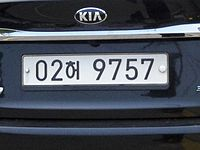
#> input picture carnumberDataSet/LicensePlate/carlicenseplate1.jpg, 200 x 150 px, found by its file name
$ python search_carnumber.py
#> lines starting #> are read from the running program, lines starting #| are printed output that depends on the picture; after the words box and inside, x2 and y2 are one past the last pixel; in counts of white or black regions, pixels touching at a corner belong together
#2019-05-08 차량 번호 디텍션 (테서렉트 이용) 추가본
import cv2
import imutils
import numpy as np
import PIL
import pytesseract


#src = cv2.imread("C:\\Users\\person\\Desktop\\Raspberry-Pi-License-Plate-Reader.jpg", cv2.IMREAD_COLOR)
src = cv2.imread("C:\\Users\\person\\Desktop\\carnumber\\LicensePlate\\carlicenseplate1.jpg")
#> src is the input picture: shape (150, 200, 3); mean B, G, R 88.3, 78.9, 73.6
gray = cv2.cvtColor(src, cv2.COLOR_BGR2GRAY)
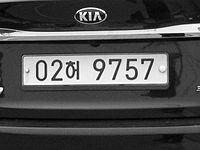
#> gray: shape (150, 200); min 0, max 254, mean 78.4

gray = cv2.bilateralFilter(gray, 11, 17, 17)

edged = cv2.Canny(gray, 30, 200) #Perform Edge detection
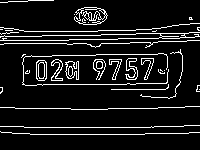
#> edged: shape (150, 200); 9.9% white in thin lines or dots

#contours, hierarchy=cv2.findContours(edged, cv2.RETR_EXTERNAL, cv2.CHAIN_APPROX_NONE)

cnts = cv2.findContours(edged.copy(), cv2.RETR_TREE, cv2.CHAIN_APPROX_SIMPLE)
#> cnts = 58 contours, 36 with area under 20; largest, box (x1, y1, x2, y2) and area: (74, 7, 108, 25) 429, (77, 7, 107, 25) 324, (36, 60, 47, 81) 192, (36, 60, 47, 81) 186, (65, 61, 79, 80) 170
cnts = imutils.grab_contours(cnts)
cnts = sorted(cnts, key = cv2.contourArea, reverse = True)[:10]
#> cnts = 10 contours; largest, box (x1, y1, x2, y2) and area: (74, 7, 108, 25) 429, (77, 7, 107, 25) 324, (36, 60, 47, 81) 192, (36, 60, 47, 81) 186, (65, 61, 79, 80) 170
screenCnt = None

for c in cnts:
                # 대략적인 윤곽선
                peri = cv2.arcLength(c, True)
                approx = cv2.approxPolyDP(c, 0.018 * peri, True)

                # 근사 개요에 4 점이있는 경우,
                # 화면을 찾았다 고 가정 해 봄
                if len(approx) == 4:
                      screenCnt = approx
                      break
#> this loop made 10 passes
#> peri on passes 1, 2, 3, 4, 5, 6, 7, 9, 10: 104.1, 266.8, 55.31, 54.73, 86.87, 81.7, 95.7, 93.11, 94.14
#> (peri, approx) on pass 8: (786.9, [[199, 32], [0, 40]])

# drawContours() 함수는 영상 내의 각 외곽선을 그릴 수 있는 함수
#                           외곽선 색상 두께
cv2.drawContours(src,[approx],0,(0,255,0),3)
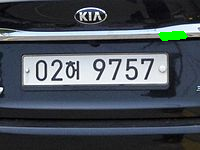
#> src: shape (150, 200, 3); 0.75% of pixels changed, all inside (x1, y1, x2, y2) = (158, 31, 188, 41)
cv2.imshow('src', src )


# 마스킹 구간 뺴고 전부 지워버리기
mask = np.zeros(gray.shape,np.uint8)
#> (the run stopped early here; a loop or call above may not have finished)
